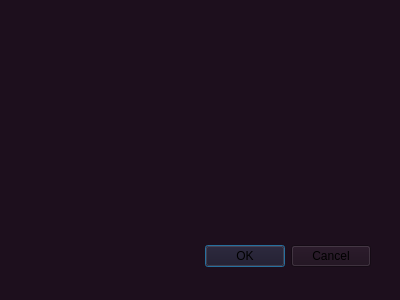
<?xml version="1.0" encoding="UTF-8"?>
<ui version="4.0">
 <class>self_organize</class>
 <widget class="QDialog" name="self_organize">
  <property name="geometry">
   <rect>
    <x>0</x>
    <y>0</y>
    <width>400</width>
    <height>300</height>
   </rect>
  </property>
  <property name="acceptDrops">
   <bool>false</bool>
  </property>
  <property name="windowTitle">
   <string>自优化</string>
  </property>
  <property name="styleSheet">
   <string notr="true">background-color: rgb(29, 15, 29);</string>
  </property>
  <widget class="QDialogButtonBox" name="buttonBox">
   <property name="geometry">
    <rect>
     <x>30</x>
     <y>240</y>
     <width>341</width>
     <height>32</height>
    </rect>
   </property>
   <property name="orientation">
    <enum>Qt::Horizontal</enum>
   </property>
   <property name="standardButtons">
    <set>QDialogButtonBox::Cancel|QDialogButtonBox::Ok</set>
   </property>
  </widget>
 </widget>
 <resources/>
 <connections>
  <connection>
   <sender>buttonBox</sender>
   <signal>accepted()</signal>
   <receiver>self_organize</receiver>
   <slot>accept()</slot>
   <hints>
    <hint type="sourcelabel">
     <x>248</x>
     <y>254</y>
    </hint>
    <hint type="destinationlabel">
     <x>157</x>
     <y>274</y>
    </hint>
   </hints>
  </connection>
  <connection>
   <sender>buttonBox</sender>
   <signal>rejected()</signal>
   <receiver>self_organize</receiver>
   <slot>reject()</slot>
   <hints>
    <hint type="sourcelabel">
     <x>316</x>
     <y>260</y>
    </hint>
    <hint type="destinationlabel">
     <x>286</x>
     <y>274</y>
    </hint>
   </hints>
  </connection>
 </connections>
</ui>
